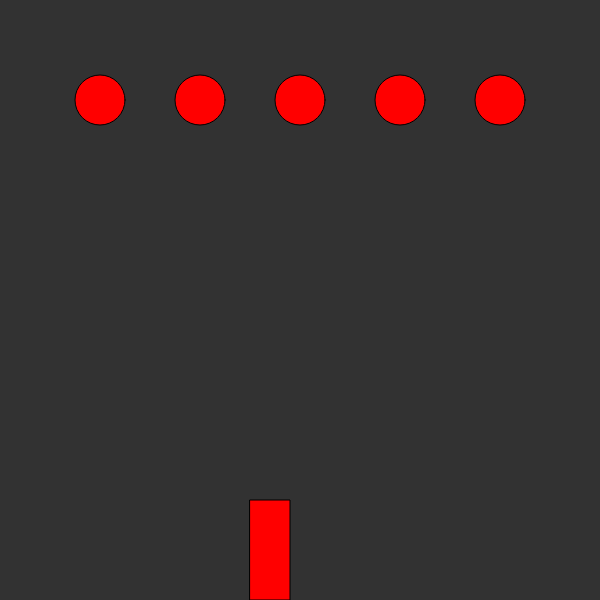
Frame 1 (no input)
Frame 60 (no input): identical to frame 1, image omitted
Frame 120 (the mouse pressed at the canvas centre since frame 60): identical to frame 1, image omitted

The p5.js sketch that drew this single still picture (run headless with seeded random() and noise() and a simulated clock; from frame 60 on, the mouse is pressed at the canvas centre):

// p5.js sketch
// ── sketch.js
function setup() {
  createCanvas(600, 600);
  background(50);


}
var x = 250;
var y = 500;
var i = 0;
var wifth = 50;
var lenf = 50;
var cx = 50;
var cy = 500;
function draw() {
  background(50);
  
  fill("red");
  ellipse(100, 100, 50, 50);

  fill("red");
  ellipse(200, 100, 50, 50);

  fill("red");
  ellipse(300, 100, 50, 50);

fill("red");
  ellipse(400, 100, 50, 50);


fill("red");
  ellipse(500, 100, 50, 50);

  



  if (keyIsDown(LEFT_ARROW))
    x -= 5;

  if (keyIsDown(RIGHT_ARROW))
   x+=5;


  if (keyIsDown(RIGHT_ARROW))
    y == 500;

  if((keyIsDown)(ENTER))
  fill("black");
  rect(x, y, 40, 100); 
   

    

  if ((keyIsDown)(SHIFT)){
    fill("red");
  rect(x, cy-=5, 10, 50);
    if(cy < 0){

    }
}


}
